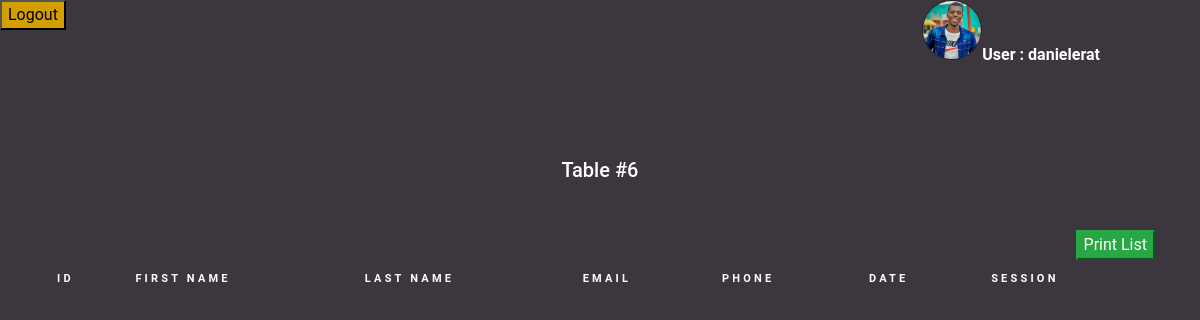
Page /assets/home.php (signed in) on the earlier database version.
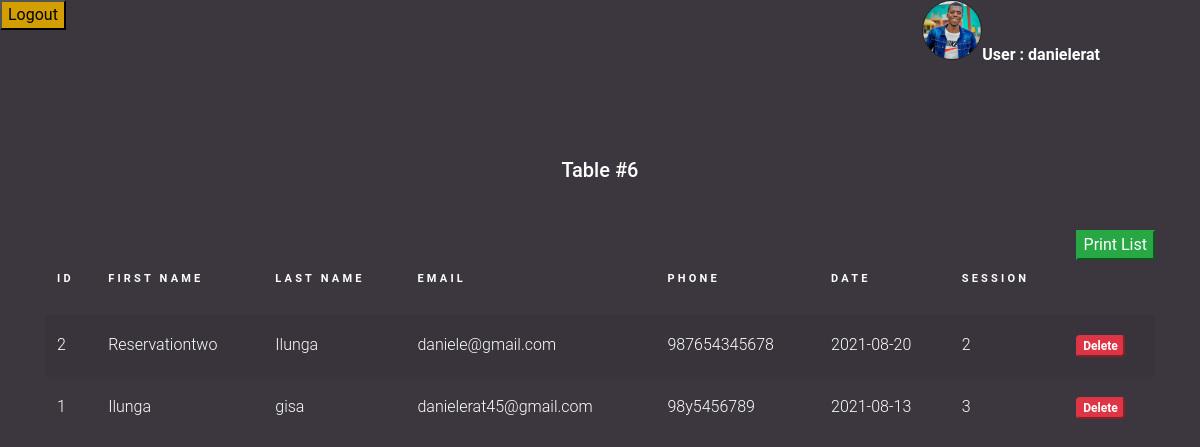
Same page on the later database version.
### tables this page shows
CREATE TABLE `reservation` (
  `id` int(11) NOT NULL,
  `first_name` varchar(200) DEFAULT NULL,
  `last_name` varchar(200) DEFAULT NULL,
  `email` varchar(200) DEFAULT NULL,
  `phone` varchar(200) DEFAULT NULL,
  `reservation_date` varchar(200) DEFAULT NULL,
  `reservation_time` varchar(200) DEFAULT NULL
);

### assets/initialize.php (called while the page is built, shortened)
<?php
function db_connect() {
    $connection = mysqli_connect(DB_SERVER, DB_USER, DB_PASS, DB_NAME);
    return $connection;
  }
  $db = db_connect();
    function find_all_reservation() {
      global $db;
      $sql = "SELECT * from reservation ";
      $sql .= "ORDER BY reservation_date DESC";
      $result = mysqli_query($db, $sql);
      return $result;
    }
?>

### assets/home.php (the view, shortened to what this page needs)
<?php
require_once('initialize.php');
$admin_set = find_all_reservation();
?>
<html>
    <head>
    <link rel="stylesheet" href="../assets/sweetalert2/dist/sweetalert2.min.css">
    <link rel="stylesheet" href="../assets/css/bootstrap.min.css">
    <link rel="stylesheet" href="../assets/css/table.css">
    </head>
    <body>
        <div style="position:absolute; right:100px;">
            <div class='imgc'><img src="../assets/images/theo.jpg" style="width:100%; "></div><span style="font-weight:bold; color:#fff;">User : <?php echo $_SESSION['username'];?></span>
        </div>
        <p ><a href="logout.php"> <button class="bg-warning">Logout</button></a></p>
        <center><div class="content">
            <div class="container">
                <h2 class="mb-5">Table #6</h2>
                <div class="table-responsive">
                    <button class="btn-success float-right">Print List</button>
                    <table class="table table-striped custom-table">
                        <thead>
                        <tr>
                            <th scope="col">Id</th>
                            <th scope="col">First Name</th>
                            <th scope="col">Last Name</th>
                            <th scope="col">Email</th>
                            <th scope="col">Phone</th>
                            <th scope="col">Date</th>
                            <th scope="col">Session</th>
                        </tr>
                        </thead>
                        <tbody class="">
                            <?php while($admin = mysqli_fetch_assoc($admin_set)) { ?>
                                <tr scope="row" class="<?php echo "Row_".htmlspecialchars($admin['id']);?>">
                                <td>
                                <?php echo htmlspecialchars($admin['id']); ?>
                            </td>
                            <td>
                                <a href="#"><?php echo htmlspecialchars($admin['first_name']); ?></a>
                            </td>
                            <td>
                                <?php echo htmlspecialchars($admin['last_name']); ?>
                            </td>
                            <td>
                                <?php echo htmlspecialchars($admin['email']); ?>
                            </td>
                            <td>
                                <?php echo htmlspecialchars($admin['phone']); ?>
                            </td>
                            <td>
                                <?php echo htmlspecialchars($admin['reservation_date']); ?>
                            </td>
                            <td>
                                <?php echo htmlspecialchars($admin['reservation_time']); ?>
                            </td>
                           <td>
                            <button class="btn-danger delete badge " value="<?php echo htmlspecialchars($admin['id']); ?>">Delete</button>
                            </td>
                            </tr>
                            <?php } ?>
                        </tbody>
                    </table>
                </div>
            </div>
        </div></center>
        </body>
        </html>

### assets/css/table.css (style rules this page uses)
body { font-family: "Roboto", -apple-system, BlinkMacSystemFont, "Segoe UI", Roboto, "Helvetica Neue", Arial, "Noto Sans", sans-serif, "Apple Color Emoji", "Segoe UI Emoji", "Segoe UI Symbol", "Noto Color Emoji"; background-color: #3c373e; font-weight: 300; }
p { color: rgba(255, 255, 255, 1); font-weight: 300; }
h1, h2, h3, h4, h5, h6, .h1, .h2, .h3, .h4, .h5, .h6 { font-family: "Roboto", -apple-system, BlinkMacSystemFont, "Segoe UI", Roboto, "Helvetica Neue", Arial, "Noto Sans", sans-serif, "Apple Color Emoji", "Segoe UI Emoji", "Segoe UI Symbol", "Noto Color Emoji"; }
a { -webkit-transition: .3s all ease; -o-transition: .3s all ease; transition: .3s all ease; }
a, a:hover { text-decoration: none !important; }
.content { padding: 7rem 0; }
h2 { font-size: 20px; color: #fff; }
.custom-table { min-width: 900px; }
.custom-table thead tr, .custom-table thead th { padding-bottom: 30px; border-top: none; border-bottom: none !important; color: #fff; font-size: 11px; text-transform: uppercase; letter-spacing: .2rem; }
.custom-table tbody th, .custom-table tbody td { color: rgb(255, 255, 255); font-weight: 400; padding-bottom: 20px; padding-top: 20px; font-weight: 300; border: none; -webkit-transition: .3s all ease; -o-transition: .3s all ease; transition: .3s all ease; }
.custom-table tbody th a, .custom-table tbody td a { color: rgba(255, 255, 255, 9); }
.custom-table tbody tr { -webkit-transition: .3s all ease; -o-transition: .3s all ease; transition: .3s all ease; }

### assets/home.php (style rules this page uses)
.imgc { width: 60px; display:inline-block; border: 1px solid; height: 60px; overflow: hidden; border-radius: 50%; }

Differences in the rows shown:
added reservation: id "2", first_name "Reservationtwo", last_name "Ilunga", email "daniele@gmail.com", phone "987654345678", reservation_date "2021-08-20", reservation_time "2"
added reservation: id "1", first_name "Ilunga", last_name "gisa", email "danielerat45@gmail.com", phone "98y5456789", reservation_date "2021-08-13", reservation_time "3"
